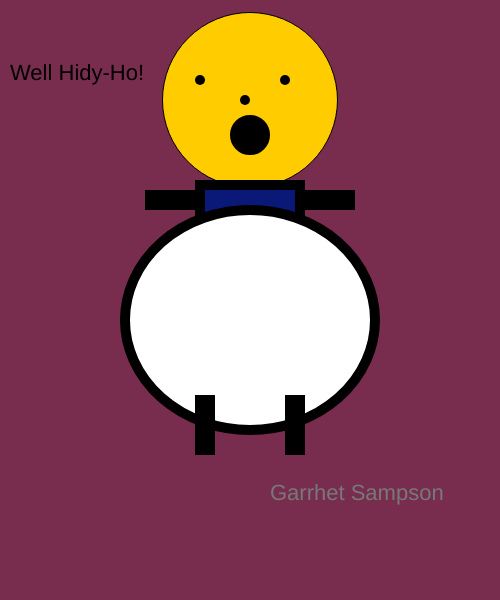
Frame 1 (no input)
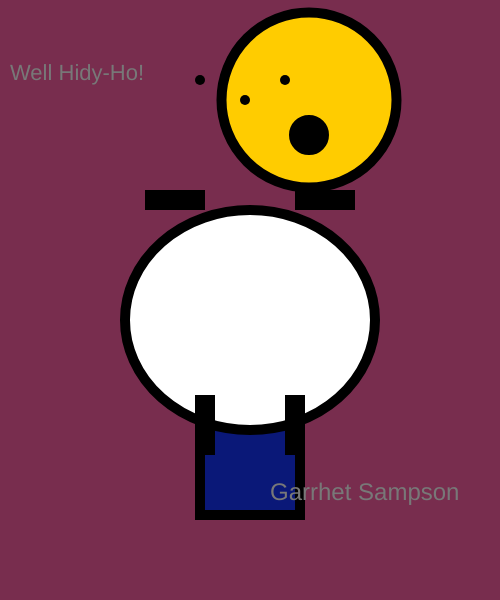
Frame 60 (no input)
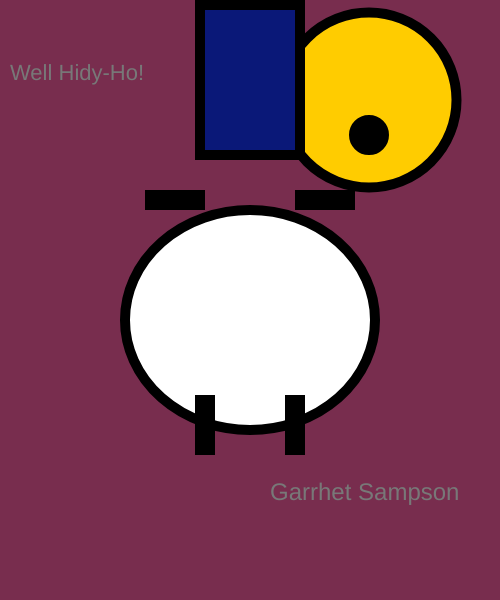
Frame 120 (the mouse pressed at the canvas centre since frame 60)

The p5.js sketch that drew these frames (run headless with seeded random() and noise() and a simulated clock; from frame 60 on, the mouse is pressed at the canvas centre):

// p5.js sketch
// ── sketch.js
var headX = 250;
var headY = 100;
var headDirection = 1;

var mouthX = 250;
var mouthY = 100;
var mouthDirection = 1;

var bodyX = 200;
var bodyY = 185;
var bodyDirection = 3;

var bellyX = 200;
var bellyY = 185;
var bellyDirection = 3;

var size = 22;
var count = 0;
var sizeDirection = 2;
function setup()
{
    createCanvas(500, 600);
}

 function draw()
 {
     background(120,45,78);
     textSize(22)
     text("Well Hidy-Ho!", 10,80);

     // head
     fill(255, 204, 0);
     circle(headX,headY,175);
     headX+=headDirection;
     if(headX >= 418 || headX <= 82)
     {
         headDirection *= -1;
     }

     // eyes
     strokeWeight(10);
     fill(0);
     point(200,80);
     point(285,80);

     // nose
     point(245,100);

     // mouth
     circle(mouthX, 135, 30, 45)
     mouthX+=mouthDirection;
     if(mouthX >= 418 || mouthX <= 82)
     {
        mouthDirection *= -1;
     }

     // body
     fill(10, 24, 120);
     rect(200,bodyY,100,150);
     bodyY += bodyDirection;
     if(bodyY <= 0 || bodyY >= 450 )
     {
         bodyDirection *= -1;
     }

     // belly
     fill(255);
     ellipse(250,320,250,220,280,320)
     bodyY += bodyDirection;
     if(bodyY <= 0 || bodyY >= 450 )
     {
         bodyDirection *= -1;
     }

     // right arm
     fill(10, 24, 120);
     rect(300,195,50,10);
     // left arm
     rect(150,195,50,10);
     // left leg
     rect(200,400,10,50);
     // right leg
     rect(290,400,10,50);

     fill(120);
     textSize(size);
     size+= sizeDirection;
     count++;
     if(count > 5)
     {
         sizeDirection *=-1;
         count = 0;
     }
     text("Garrhet Sampson",270,500 );


 } 
